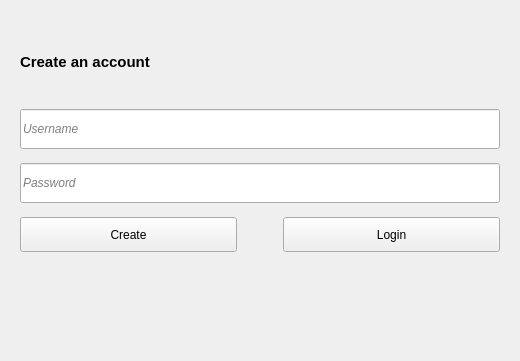
<?xml version="1.0" encoding="UTF-8"?>
<ui version="4.0">
 <class>CreateAccountWidget</class>
 <widget class="QWidget" name="CreateAccountWidget">
  <property name="geometry">
   <rect>
    <x>0</x>
    <y>0</y>
    <width>520</width>
    <height>361</height>
   </rect>
  </property>
  <property name="windowTitle">
   <string>Form</string>
  </property>
  <layout class="QVBoxLayout" name="verticalLayout_2">
   <item>
    <widget class="QWidget" name="widget" native="true">
     <layout class="QVBoxLayout" name="verticalLayout">
      <item>
       <widget class="QLabel" name="label">
        <property name="font">
         <font>
          <pointsize>11</pointsize>
          <bold>true</bold>
         </font>
        </property>
        <property name="text">
         <string>Create an account</string>
        </property>
       </widget>
      </item>
      <item>
       <widget class="QLineEdit" name="usernameInput">
        <property name="minimumSize">
         <size>
          <width>0</width>
          <height>40</height>
         </size>
        </property>
        <property name="font">
         <font>
          <italic>true</italic>
         </font>
        </property>
        <property name="text">
         <string/>
        </property>
        <property name="placeholderText">
         <string>Username</string>
        </property>
       </widget>
      </item>
      <item>
       <spacer name="verticalSpacer">
        <property name="orientation">
         <enum>Qt::Orientation::Vertical</enum>
        </property>
        <property name="sizeType">
         <enum>QSizePolicy::Policy::Fixed</enum>
        </property>
        <property name="sizeHint" stdset="0">
         <size>
          <width>20</width>
          <height>8</height>
         </size>
        </property>
       </spacer>
      </item>
      <item>
       <widget class="QLineEdit" name="passwordInput">
        <property name="minimumSize">
         <size>
          <width>0</width>
          <height>40</height>
         </size>
        </property>
        <property name="font">
         <font>
          <italic>true</italic>
         </font>
        </property>
        <property name="placeholderText">
         <string>Password</string>
        </property>
       </widget>
      </item>
      <item>
       <spacer name="verticalSpacer_2">
        <property name="orientation">
         <enum>Qt::Orientation::Vertical</enum>
        </property>
        <property name="sizeType">
         <enum>QSizePolicy::Policy::Fixed</enum>
        </property>
        <property name="sizeHint" stdset="0">
         <size>
          <width>20</width>
          <height>8</height>
         </size>
        </property>
       </spacer>
      </item>
      <item>
       <layout class="QHBoxLayout" name="horizontalLayout">
        <item>
         <widget class="QPushButton" name="createButton">
          <property name="minimumSize">
           <size>
            <width>0</width>
            <height>35</height>
           </size>
          </property>
          <property name="text">
           <string>Create</string>
          </property>
         </widget>
        </item>
        <item>
         <spacer name="horizontalSpacer">
          <property name="orientation">
           <enum>Qt::Orientation::Horizontal</enum>
          </property>
          <property name="sizeType">
           <enum>QSizePolicy::Policy::Fixed</enum>
          </property>
          <property name="sizeHint" stdset="0">
           <size>
            <width>40</width>
            <height>8</height>
           </size>
          </property>
         </spacer>
        </item>
        <item>
         <widget class="QPushButton" name="loginButton">
          <property name="minimumSize">
           <size>
            <width>0</width>
            <height>35</height>
           </size>
          </property>
          <property name="text">
           <string>Login</string>
          </property>
         </widget>
        </item>
       </layout>
      </item>
      <item>
       <widget class="QLabel" name="errorLabel">
        <property name="text">
         <string/>
        </property>
       </widget>
      </item>
     </layout>
    </widget>
   </item>
  </layout>
 </widget>
 <resources/>
 <connections/>
</ui>
